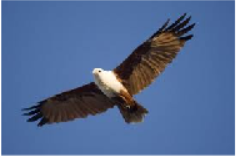
#> input picture Data/source.png, 237 x 157 px, found by its file name
$ jupyter execute source.ipynb
#> lines starting #> are read from the running program, lines starting #| are printed output that depends on the picture
[cell 1]
import numpy as np
import scipy.sparse as sps
import scipy.sparse.linalg as linalg
import cv2
import matplotlib.pyplot as plt
#%matplotlib inline

[cell 2]
def load_image(Ho, Wo, sz):
#> called with Ho = 100, Wo = 60, sz = 0.7
  image_data = {}
  source = cv2.imread("../Data/source.png") # nguồn
#> source is the input picture: shape (157, 237, 3); mean B, G, R 147.7, 106.2, 82.6
  mask = cv2.imread("../Data/mask.png") # mặt nạ
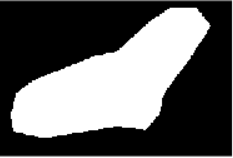
#> input picture Data/mask.png, 233 x 158 px, found by its file name
#> mask is the input picture: shape (158, 233, 3); min 0, max 255, mean 98
  target = cv2.imread("../Data/target.png") # ảnh đích
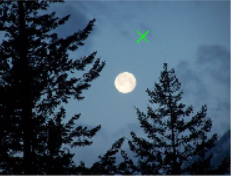
#> input picture Data/target.png, 235 x 177 px, found by its file name
#> target is the input picture: shape (177, 235, 3); mean B, G, R 99.3, 82.1, 62.6
  resized_mask = cv2.resize(mask, (source.shape[1], source.shape[0]))
  source_resize = cv2.resize(source, None, fx=sz, fy=sz)

  # Resize mask
  mask_resize = cv2.resize(resized_mask, None, fx=sz, fy=sz)
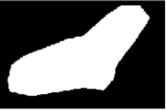
#> mask_resize: shape (110, 166, 3); min 0, max 255, mean 98.5

  # chuẩn hoá ảnh
  image_data['source'] = cv2.normalize(source_resize.astype('float'), None, 0.0, 1.0, norm_type=cv2.NORM_MINMAX)
  image_data['mask'] = cv2.normalize(mask_resize.astype('float'), None, 0.0, 1.0, norm_type=cv2.NORM_MINMAX)
  image_data['target'] = cv2.normalize(target.astype('float'), None, 0.0, 1.0, norm_type=cv2.NORM_MINMAX)
  #image_data['dims'] = target_offsets[int(filename[:-4])-1]
  image_data['dims'] =[Ho, Wo]

  return image_data

def display_image(image_data):
#chiếu ảnh
  plt.figure(figsize=(16,16))
  for i in range(3):
    if(i == 0):
      img_string = 'source'
    elif(i == 1):
      img_string = 'mask'
    else:
      img_string = 'target'
    img = image_data[img_string]
    plt.subplot(1,3,i+1)
    plt.imshow(img[:,:,[2,1,0]])

[cell 3]
def preprocess(image_data):
  # trích xuất ảnh
  source = image_data['source']
  mask = image_data['mask']
  target = image_data['target']

  # lấy hình dạng và offset của ảnh
  Hs,Ws,_ = source.shape
  Ht,Wt,_ = target.shape
  Ho, Wo = image_data['dims']

  # điều chỉnh nguồn và mặt nạ nếu offset âm.
  # nếu mặt nạ được cuộn lại, vd. từ đầu nó cuộn
  # xuống dưới cùng, cắt phần cuộn
  if(Ho < 0):
    mask = np.roll(mask, Ho, axis=0)
    source = np.roll(source, Ho, axis=0)
    mask[Hs+Ho:,:,:] = 0 # cắt phần thừa
    source[Hs+Ho:,:,:] = 0 #
    Ho = 0
  if(Wo < 0):
    mask = np.roll(mask, Wo, axis=1)
    source = np.roll(source, Wo, axis=1)
    mask[:,Ws+Wo:,:] = 1 # cắt phần thừa
    source[:,Ws+Wo:,:] = 1 #
    Wo = 0

  # vùng mặt nạ trên target
  H_min = Ho
  H_max = min(Ho + Hs, Ht)
  W_min = Wo
  W_max = min(Wo + Ws, Wt)

  # cắt ảnh nguồn và ảnh mặt nạ nếu chúng nằm ngoài giới hạn của mục tiêu
  source = source[0:min(Hs, Ht-Ho),0:min(Ws, Wt-Wo),:]
  mask = mask[0:min(Hs, Ht-Ho),0:min(Ws, Wt-Wo),:]

  return {'source':source, 'mask': mask, 'target': target, 'dims':[H_min,H_max,W_min,W_max]}

[cell 4]
def get_subimg(image, dims):
   return image[dims[0]:dims[1], dims[2]:dims[3]]

def poisson_blending(image):
  # hàm so sánh
  def _compare(val1, val2):
    if(abs(val1) > abs(val2)):
      return val1
    else:
      return val2

  # màng (khu vực thực hiện pha trộn Poisson)
  mask = image['mask']
  Hs,Ws = mask.shape
  num_pxls = Hs * Ws

  # ảnh nguồn + ảnh đích
  source = image['source'].flatten(order='C')
  target_subimg = get_subimg(image['target'], image['dims']).flatten(order='C')

  # khởi tạo mặt nạ, trường vectơ hướng dẫn và laplacian
  mask = mask.flatten(order='C')
  guidance_field = np.empty_like(mask)
  laplacian = sps.lil_matrix((num_pxls, num_pxls), dtype='float64')

  for i in range(num_pxls):
    # xây dựng ma trận khối laplacian
    # và trường hướng dẫn cho màng
    if(mask[i] > 0.99):

      laplacian[i, i] = 4

      # xây dựng laplacian và tính toán gradient ảnh nguồn và  ảnh đích trong mặt nạ
      if(i - Ws > 0):
        laplacian[i, i-Ws] = -1
        Np_up_s = source[i] - source[i-Ws]
        Np_up_t = target_subimg[i] - target_subimg[i-Ws]
      else:
        Np_up_s = source[i]
        Np_up_t = target_subimg[i]

      if(i % Ws != 0):
        laplacian[i, i-1] = -1
        Np_left_s = source[i] - source[i-1]
        Np_left_t = target_subimg[i] - target_subimg[i-1]
      else:
        Np_left_s = source[i]
        Np_left_t = target_subimg[i]

      if(i + Ws < num_pxls):
        laplacian[i, i+Ws] = -1
        Np_down_s = source[i] - source[i+Ws]
        Np_down_t = target_subimg[i] - target_subimg[i+Ws]
      else:
        Np_down_s = source[i]
        Np_down_t = target_subimg[i]

      if(i % Ws != Ws-1):
        laplacian[i, i+1] = -1
        Np_right_s = source[i] - source[i+1]
        Np_right_t = target_subimg[i] - target_subimg[i+1]
      else:
        Np_right_s = source[i]
        Np_right_t = target_subimg[i]

      guidance_field[i] = (_compare(Np_up_s, Np_up_t) + _compare(Np_left_s, Np_left_t) +
                           _compare(Np_down_s, Np_down_t) + _compare(Np_right_s, Np_right_t))

    else:
      # nếu điểm nằm bên ngoài màng, sao chép hàm target
      laplacian[i, i] = 1
      guidance_field[i] = target_subimg[i]

  return [laplacian, guidance_field]

[cell 5]
#  giải bình phương tuyến tính nhỏ nhất
def linlsq_solver(A, b, dims):
  x = linalg.spsolve(A.tocsc(),b)
  return np.reshape(x,(dims[0],dims[1]))

# khâu giải phương trình poisson với ảnh mục tiêu
def stitch_images(source, target, dims):
  target[dims[0]:dims[1], dims[2]:dims[3],:] = source
  return target

# thực hiện Poisson Blending
def blend_image(data):
  equation_param = []
  ch_data = {}

  # Xây dựng phương trình Poisson
  for ch in range(3):
    ch_data['source'] = data['source'][:,:,ch]
    ch_data['mask'] = data['mask'][:,:,ch]
    ch_data['target'] = data['target'][:,:,ch]
    ch_data['dims'] = data['dims']
    equation_param.append(poisson_blending(ch_data))

  # Giải Phương trình Poisson
  image_solution = np.empty_like(data['source'])
  for i in range(3):
    image_solution[:,:,i] = linlsq_solver(equation_param[i][0],equation_param[i][1],data['source'].shape)

  image_solution = stitch_images(image_solution, image['target'],ch_data['dims'])

  return image_solution

[cell 6]
image = load_image(100, 60, 0.7)
#> image = 4 items
display_image(image)
data = preprocess(image)
#> in preprocess, `Ho, Wo = image_data['dims']`: Ho = 100; Wo = 60
#> in preprocess, `H_min = Ho`: H_min = 100
#> in preprocess, `H_max = min(Ho + Hs, Ht)`: H_max = 177
#> in preprocess, `W_min = Wo`: W_min = 60
#> in preprocess, `W_max = min(Wo + Ws, Wt)`: W_max = 226
#> in preprocess, `source = source[0:min(Hs, Ht-Ho),0:min(Ws, Wt-Wo),:]`:
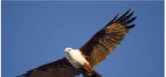
#> source: shape (77, 166, 3) float64; mean of channels 0, 1, 2 0.56, 0.404, 0.317; drawn as B, G, R
#> in preprocess, `mask = mask[0:min(Hs, Ht-Ho),0:min(Ws, Wt-Wo),:]`:
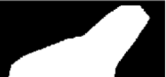
#> mask: shape (77, 166, 3) float64; min 0, max 1, mean 0.415
#> data = 4 items
display_image(data)
final_image = blend_image(data) # áp dụng Poisson Blending
#> after the loop in blend_image, `for ch in range(3):`: equation_param = 3 items
#> after the loop in blend_image, `for i in range(3):`:
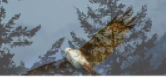
#> image_solution: shape (77, 166, 3) float64; mean of channels 0, 1, 2 0.317, 0.279, 0.228; drawn with min black and max white
#> in stitch_images, `target[dims[0]:dims[1], dims[2]:dims[3],:] = source`:
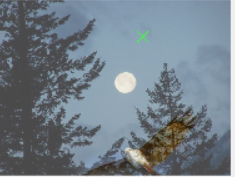
#> target: shape (177, 235, 3) float64; mean of channels 0, 1, 2 0.378, 0.319, 0.248; drawn with min black and max white

#  kết quả
final_image = np.clip(final_image,0.0,1.0)
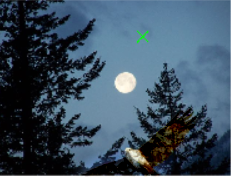
#> final_image: shape (177, 235, 3) float64; mean of channels 0, 1, 2 0.384, 0.321, 0.249; drawn as B, G, R
plt.figure()
plt.imshow(final_image[:, :, [2, 1, 0]])
plt.show()
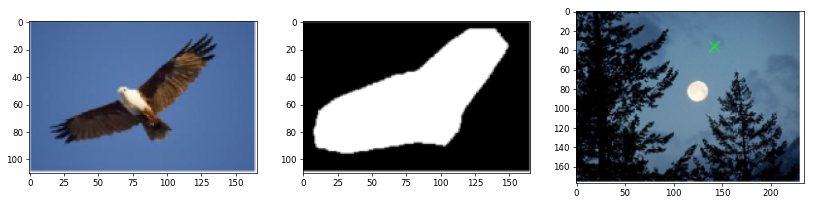
#> figure drawn by matplotlib, 3 panels
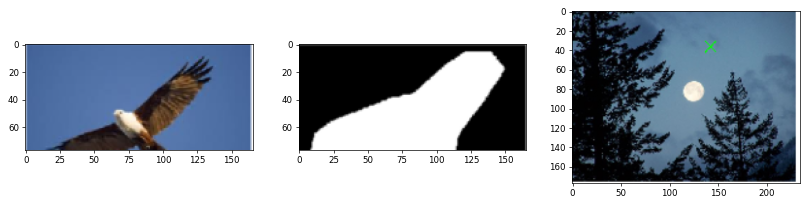
#> figure drawn by matplotlib, 3 panels
final_image_cv2 = (final_image * 255).astype(np.uint8)

cv2.imwrite('final_result.jpg', final_image_cv2)
#> Out = True
